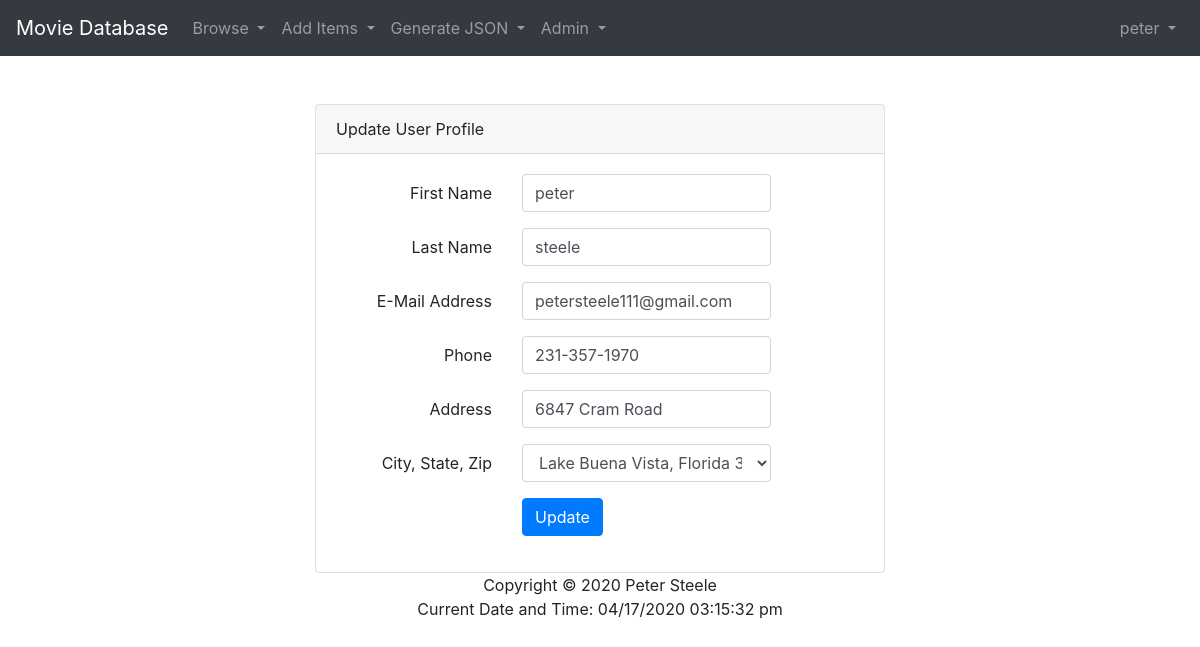
Page /admin/user/updateUserProfile.php (signed in) on the committed database.
### tables this page shows
CREATE TABLE User (
	user_id INT NOT NULL AUTO_INCREMENT,
	zipcode_id INT NULL,
	user_first_name varchar(50) NOT NULL,
	user_last_name varchar(50) NOT NULL,
	user_password TEXT NOT NULL,
	user_email varchar(50) NOT NULL,
	user_phone varchar(14),
	user_address varchar(100),
	CONSTRAINT user_ukey UNIQUE (user_first_name, user_last_name, user_email),
	PRIMARY KEY (user_id)
);

CREATE TABLE Zipcode (
	zipcode_id INT NOT NULL AUTO_INCREMENT,
	zipcode INT NOT NULL,
	zipcode_city varchar(100) NOT NULL,
	zipcode_state varchar(100) NOT NULL,
	CONSTRAINT zipcode_ukey UNIQUE (zipcode),
	PRIMARY KEY (zipcode_id)
);

### admin/user/updateUserProfile.php (the view, shortened to what this page needs)
<?php
require_once '../../DB/db_connect.php';
$query = 'SELECT * FROM User U LEFT JOIN Zipcode Z ON U.zipcode_id = Z.zipcode_id WHERE user_id = "'.$_SESSION["id"].'"';
$zipcode = NULL;
$zipcode_id = NULL;
if ($result = $connection->query($query)) {
    while ($row = $result->fetch_assoc()) {
        $zipcode_id = $row["zipcode_id"];
        $zipcode = $row["zipcode"];
        $city = $row["zipcode_city"];
        $state = $row["zipcode_state"];
        $first_name = $row["user_first_name"];
        $last_name = $row["user_last_name"];
        $email = $row["user_email"];
        $phone = $row["user_phone"];
        $address = $row["user_address"];
    }
}
?>
<!doctype html>
<html lang="en">
<head>
</head>
<body>
<div class="container-fluid">
    <div class="d-flex flex-column" style="min-width: 100%;">
        <div class="row justify-content-center mt-5">
            <div class="col-xs-12 col-md-6">
                <div class="card">
                    <div class="card-header">Update User Profile</div>
                    <div class="card-body">
                        <form method="POST" action="../scripts/processUserProfileUpdate.php">
                            <div class="form-group row">
                                <label for="first_name" class="col-md-4 col-form-label text-md-right">First Name</label>
                                <div class="col-md-6">
                                    <input id="first_name" type="text" class="form-control" name="first_name" value="<?php echo $first_name; ?>" required autofocus>
                                </div>
                            </div>
                            <div class="form-group row">
                                <label for="last_name" class="col-md-4 col-form-label text-md-right">Last Name</label>
                                <div class="col-md-6">
                                    <input id="last_name" type="text" class="form-control" name="last_name" value="<?php echo $last_name; ?>" required>
                                </div>
                            </div>
                            <div class="form-group row">
                                <label for="email" class="col-md-4 col-form-label text-md-right">E-Mail Address</label>
                                <div class="col-md-6">
                                    <input id="email" type="email" class="form-control" name="email" value="<?php echo $email; ?>" required>
                                </div>
                            </div>
                            <div class="form-group row">
                                <label for="phone" class="col-md-4 col-form-label text-md-right">Phone</label>
                                <div class="col-md-6">
                                    <input id="phone" type="tel" class="form-control" name="phone" value="<?php echo $phone; ?>">
                                </div>
                            </div>
                            <div class="form-group row">
                                <label for="address" class="col-md-4 col-form-label text-md-right">Address</label>
                                <div class="col-md-6">
                                    <input id="address" type="text" class="form-control" name="address" value="<?php echo $address; ?>">
                                </div>
                            </div>
                            <div class="form-group row">
                                <label for="zipcode" class="col-md-4 col-form-label text-md-right">City, State, Zip</label>
                                <div class="col-md-6">
                                    <select name="zipcode" id="zipcode" class="form-control form-control-chosen">
                                        <option value="<?php if ($zipcode === NULL || $zipcode === ""){
                                            echo 'NULL';
                                        } else {echo $zipcode_id;} ?>" selected>
                                            <?php
                                            if ($zipcode === NULL) {
                                                echo "Please Select a City, State, Zipcode";
                                            } else {
                                                echo $city . ', ' . $state . ' ' . $zipcode;
                                            }
                                            ?>
                                        </option>
                                    </select>
                                </div>
                            </div>
                            <div class="form-group row mb-0">
                                <div class="col-md-6 offset-md-4">
                                    <button type="submit" name="submit" class="btn btn-primary">
                                        Update
                                    </button>
                                </div>
                                <div class="col-12">
                                </div>
                            </div>
                        </form>
                    </div>
                </div>
            </div>
        </div>
    </div>
</div>
<?php require_once "../../inc/footer/footer.php"; ?>
</body>
</html>

### rows in the picture
user: first_name "peter", last_name "steele", email "petersteele111@gmail.com", phone "231-357-1970", address "6847 Cram Road"
zipcode: zipcode "Lake Buena Vista, Florida 32830"

### other values in the picture
$_SESSION["name"] "peter"
